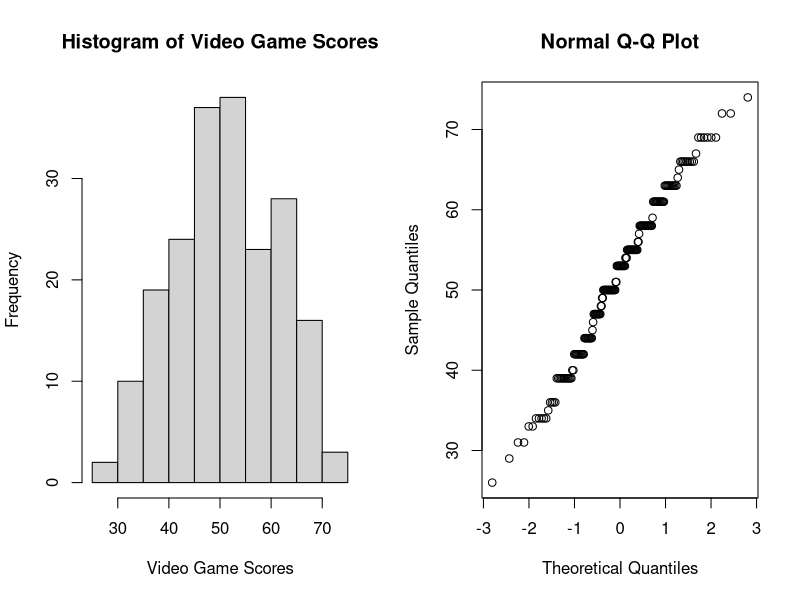
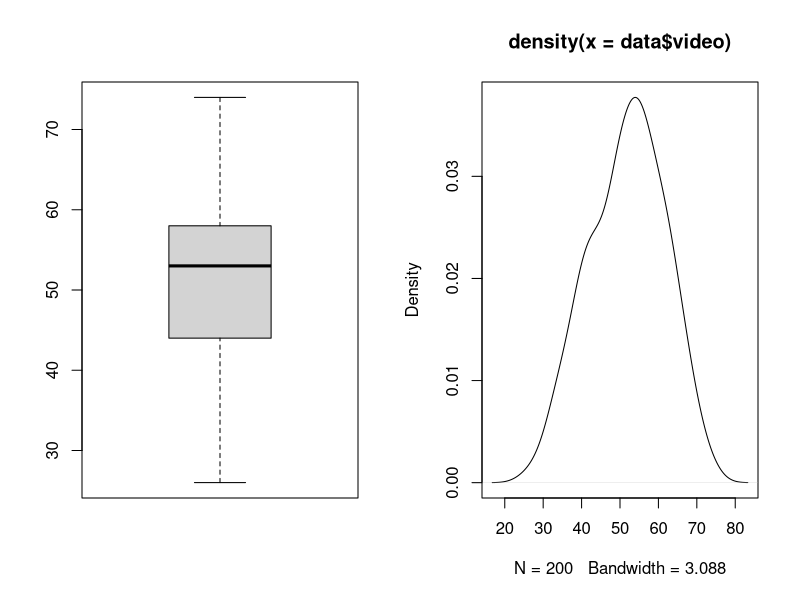

These figures' R source, in order: (Note: this script raises an error after producing the figures.)
## ---- chunk 1
library(ggplot2)
library(lme4)
## ---- chunk 2
data <- read.table("./Ice_cream-1.csv", header = TRUE, sep = ",")
## ---- chunk 3
par(mfrow = c(1,2))
hist(data$video,main = "Histogram of Video Game Scores", xlab = "Video Game Scores")
qqnorm(data$video)
par(mfrow = c(1,2))
boxplot(data$video); plot(density(data$video))
## ---- chunk 4
mu <- mean(data$video); n <- length(data$video)
sd_sample <- sd(data$video); sem <- sd_sample / sqrt(n)
z_score <- qnorm(1 - 0.015); margin_error <- z_score * sem
lower_bound <- mu - margin_error; upper_bound <- mu + margin_error
## ---- chunk 5
n_min = (z_score^2) * (sd_sample^2) / (1.5^2)
## ---- chunk 6
bootstrap_CI <- function(x, b_count){
  bootstrap_stat <- numeric(1000)
  for (i in 1:b_count) {
      bootstrap_sample <- sample(x, replace=TRUE)
      bootstrap_stat[i] <- mean(bootstrap_sample)
  }
  cat("97%-CI Bootstrap Confidence Interval: \n")
  print(quantile(boot_results, c(0.015, 0.985)))
  par(mfrow=c(1,2)); hist(boot_results); boxplot(boot_results)
}
bootstrap_CI(data$video, 1000)
## ---- chunk 7
t_test_result <- t.test(data$video, mu = 50, alternative = "greater", conf.level = 0.97)
## ---- chunk 8
t_test_result <- t.test(data$video, mu = 51, alternative = "greater", conf.level = 0.97)
## ---- chunk 9
test_median <- 50; larger_median <- sum(data$video > test_median)
# Sign Test
sign_result <- binom.test(
  larger_median, n = n, conf.level = .97, alternative = 'greater')
# Wilcoxon Signed-rank Test
wilcox_result_50 <- wilcox.test(
  data$video, mu = 50, alternative = 'greater', conf.level = .97)
wilcox_result_51 <- wilcox.test(
  data$video, mu = 51, alternative = 'greater', conf.level = .97)
## ---- chunk 10
#wilcox_25_result <- wilcox.test(data$video, mu=42, alternative = 'less')
count_lt_42 <- sum(data$video < 42)

# both should be the same tests
sign_25_result <- binom.test(count_lt_42, n, p = 0.25, alternative = "less")
#prop_25_result <- prop.test(x = count_lt_42, n = n, p = 0.25, alternative = "less")
sign_25_result
## ---- chunk 11
bootstrap_test <- function(n = 200, b_count = 100, mu, test = min(data$video)){
  bootstrap_stat <- numeric(n)
  
  for (i in 1:b_count) {
      bootstrap_sample <- rnorm(n = n, mean = mu, sd = 10)
      bootstrap_stat[i] <- min(bootstrap_sample)
  }
  
  pl = sum(boot_results < test)/1000
  pr = sum(boot_results > test)/1000
  p_value = 2 * min(pl, pr)
  
  if(p_value > 0.05){
    print(mean)
  }
  
  # if (p_value > 0.05){main_results[i] = 0}
  # else {main_results[i] = 1}
  
}

for(i in 1:100){
  bootstrap_test(mu = i)
}


## ---- chunk 12
vid_female <- data$video[data$female==1]
vid_male <- data$video[data$female==0]

mf_t_result <- t.test(vid_male, vid_female, alternative = 'greater')
mf_wilcox_result <- wilcox.test(vid_male, vid_female, alternative = 'greater')
mf_ks_result <- ks.test(vid_male, vid_female, alternative = 'greater')

mf_t_result; mf_wilcox_result; mf_ks_result
## ---- chunk 13
video_puzzle <- data[c('video', 'puzzle')]
cor_result <- round(cor(video_puzzle), 3)
pairs(video_puzzle)
cor_test_result <- cor.test(video_puzzle$video, video_puzzle$puzzle)
t_result <- t.test(
    video_puzzle$puzzle,
    video_puzzle$video,
    alternative = 'greater',
    paired = TRUE
)

cor_result; t_result
